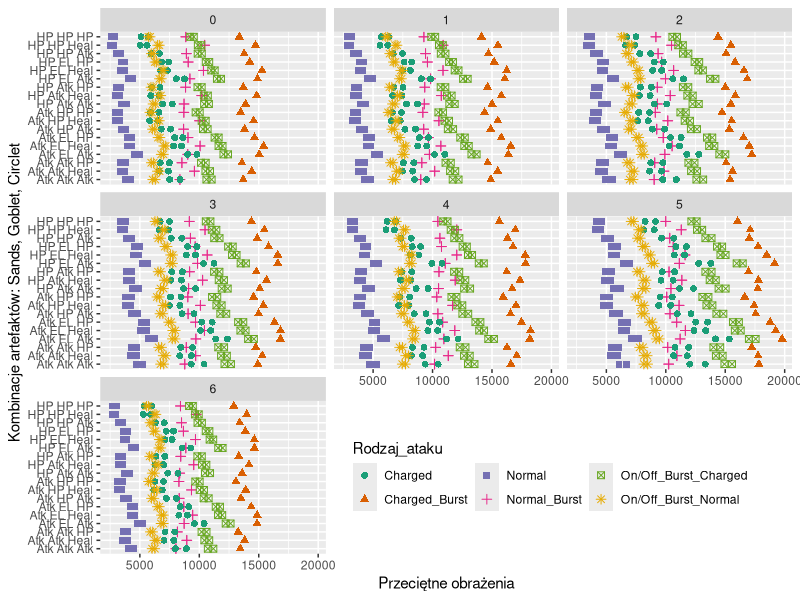

The R script that drew this image:
library(tidyverse)
library(ggplot2)
library(dplyr)

Kokomi <- tribble(~Atk_base, ~Atk_proc, ~Atk_flat, ~HP_base, ~HP_proc, ~HP_flat, ~HDR, ~Heal,
                  ~N_bonus, ~CH_bonus, ~E_bonus, ~Q_bonus, ~Wpn, ~ASet,
                  234, 0, 0, 13471, 0, 0, 28.8, 25, 0, 0, 0, 0, 0, 0,
                  234, 0, 0, 13471, 0, 0, 28.8, 25, 0, 0, 0, 0, 0, 0,
                  234, 0, 0, 13471, 0, 0, 28.8, 25, 0, 0, 0, 0, 0, 0,
                  234, 0, 0, 13471, 0, 0, 28.8, 25, 0, 0, 0, 0, 0, 0,
                  234, 0, 0, 13471, 0, 0, 28.8, 25, 0, 0, 0, 0, 0, 0,
                  234, 0, 0, 13471, 0, 0, 28.8, 25, 0, 0, 0, 0, 0, 0,
                  234, 0, 0, 13471, 0, 0, 28.8, 25, 0, 0, 0, 0, 0, 0)


Weapon <- tribble(~Atk_base, ~Atk_proc, ~Atk_flat, ~HP_base, ~HP_proc, ~HP_flat, ~HDR, ~Heal,
                ~N_bonus, ~CH_bonus, ~E_bonus, ~Q_bonus, ~Wpn, ~ASet,
                401, 0, 0, 0, 36.2, 0, 0, 0, 0, 0, 0, 0, 0, 0,
                510, 0, 0, 0, 41.3, 0, 0, 0, 0, 0, 0, 0, 1, 0,
                565, 27.6, 0, 0, 0, 0, 0, 0, 0, 0, 0, 0, 2, 0,
                454, 56.1, 0, 0, 0, 0, 0, 0, 0, 0, 0, 0, 3, 0,
                608, 0, 0, 0, 49.6, 0, 0, 10, 0, 0, 0, 0, 4, 0,
                674, 33.1, 0, 0, 0, 0, 12, 0, 0, 0, 0, 0, 5, 0,
                454, 0, 0, 0, 0, 0, 0, 0, 0, 0, 0, 0, 6, 0)

Weapon_name <- tribble( ~Wpn, ~WName,
                        0, "TTDS",
                        1, "Prot_Amber",
                        2, "Royal_Grimoire",
                        3, "Eye_of_Perception",
                        4, "Everlasting_Moonglow",
                        5, "Skyward_Atlas",
                        6, "Sacrificial")                

Sett <- Weapon + Kokomi

Flower <- tribble(~HP_flat_F, ~uchwyt, 4780, "A_r")

Plume <- tribble(~Atk_flat_P, ~uchwyt, 311, "A_r")

Sands <- tribble(~Atk_proc_S, ~HP_proc_S, ~S_typ, ~Waga_S, ~uchwyt,
                 46.6, 0, "Atk", 1, "A_r",
                 0, 46.6, "HP" , 0, "A_r")

Goblet <- tribble(~Atk_proc_G, ~HP_proc_G, ~El_dmg_G, ~G_typ, ~Waga_G, ~uchwyt,
                  46.6, 0, 0, "Atk", 1, "A_r",
                  0, 46.6, 0, "HP", 0, "A_r",
                  0, 0, 46.6, "EL", 4, "A_r")


Circlet <- tribble(~Atk_proc_G, ~HP_proc_G, ~Heal_G, ~C_typ, ~Waga_C, ~uchwyt,
                   46.6, 0, 0, "Atk", 1, "A_r",
                   0, 46.6, 0, "HP", 0, "A_r",
                   0, 0, 35.9, "Heal", 13, "A_r" )

avghpf <- tribble(~sub_pf, ~wpf, ~ile, ~uchwyt,
                  "hpf", 0, 0, "A_r",
                  "hpf", 254, 1, "A_r",
                  "hpf", 1524, 6, "A_r")

avghpp <- tribble(~sub_pp, ~wpp, ~ile, ~uchwyt,
                  "hpp", 0, 0, "A_r",
                  "hpp", 4.925, 1, "A_r",
                  "hpp", 29.55, 6, "A_r")

avgatkf <- tribble(~sub_af, ~waf, ~ile, ~uchwyt,
                   "af", 0, 0, "A_r",
                   "af", 16.75, 1, "A_r",
                   "af", 100.5, 6, "A_r")

avgatkp <- tribble(~sub_ap, ~wap, ~ile, ~uchwyt,
                   "ap", 0, 0, "A_r",
                   "ap", 4.925, 1, "A_r",
                   "ap", 29.55, 6, "A_r")

avg_sub_stat <- left_join( avghpp, avghpf, "uchwyt") %>%
  left_join( avgatkf, "uchwyt") %>%
  left_join( avgatkp, "uchwyt") %>%
  mutate( ile_razem = ile.x + ile.y + ile.x.x + ile.y.y) %>%
  filter( ile_razem <= 9) %>%
  mutate( Art_sub_type = paste( if_else(ile.x <= 1, "", sub_pp ),
                                if_else(ile.y <= 1, "", sub_pf ),
                                if_else(ile.x.x <= 1, "", sub_af ),
                                if_else(ile.y.y <= 1, "", sub_ap ) ))

avg_sub_stat1 <- avg_sub_stat %>%
  select( -ile.x, -ile.y, -ile.x.x, -ile.y.y, -ile_razem) %>%
  mutate( Art_sub_type = trimws(Art_sub_type) )

FFlower <- left_join(Flower, avg_sub_stat1, "uchwyt") %>% 
  filter( !wpp == 0) %>% filter( !wpf == 0) %>% filter( !waf == 0) %>% filter( !wap == 0 ) %>%
  filter( !Art_sub_type == "") %>%
  select( -sub_pp, -sub_pf, -sub_af, -sub_ap)

PPlume <- left_join(Plume, avg_sub_stat1, "uchwyt") %>% 
  filter( !wpp == 0) %>% filter( !wpf == 0) %>% filter( !waf == 0) %>% filter( !wap == 0 ) %>%
  filter( !Art_sub_type == "") %>%
  select( -sub_pp, -sub_pf, -sub_af, -sub_ap)

Art_FP <- left_join(FFlower, PPlume, "uchwyt")

SSands <- left_join(Sands, avg_sub_stat1, "uchwyt") %>%
  mutate( wgpp = if_else( Waga_S == 0 & wpp == 0, "ok", "x" ) ) %>%
  mutate( wgap = if_else( Waga_S == 1 & wap == 0, "ok", "x" ) ) %>%
  mutate( wgsum = paste( wgpp, wgap, sep = "")) %>%
  filter( !( wgsum == "xx")) %>%
  select( -wgpp, -wgap, -wgsum) %>%
  filter( !wpf == 0) %>% filter( !waf == 0) %>%
  filter( !Art_sub_type == "") %>%
  select( -sub_pp, -sub_pf, -sub_af, -sub_ap)

ARt_SFP <- left_join( Art_FP, SSands, "uchwyt")

GGoblet <- left_join(Goblet, avg_sub_stat1, "uchwyt") %>%
  mutate( wgpp = if_else( Waga_G == 0 & wpp == 0, "ok", "x" ) ) %>%
  mutate( wgap = if_else( Waga_G == 1 & wap == 0, "ok", "x" ) ) %>%
  mutate( wged = if_else( Waga_G == 4 , "ok", "x" ) ) %>%
  mutate( wgsum = paste( wgpp, wgap, wged, sep = "")) %>%
  filter( !( wgsum == "xxx")) %>%
  select( -wgpp, -wgap, -wged, -wgsum) %>%
  filter( !wpf == 0) %>% filter( !waf == 0) %>%
  filter( !Art_sub_type == "") %>%
  select( -sub_pp, -sub_pf, -sub_af, -sub_ap)  

ARt_GSFP <- left_join( ARt_SFP, GGoblet, "uchwyt")

CCirclet <- left_join(Circlet, avg_sub_stat1, "uchwyt") %>%
  mutate( wgpp = if_else( Waga_C == 0 & wpp == 0, "ok", "x" ) ) %>%
  mutate( wgap = if_else( Waga_C == 1 & wap == 0, "ok", "x" ) ) %>%
  mutate( wghe = if_else( Waga_C == 13 , "ok", "x" ) ) %>%
  mutate( wgsum = paste( wgpp, wgap, wghe, sep = "")) %>%
  filter( !( wgsum == "xxx")) %>%
  select( -wgpp, -wgap, -wghe, -wgsum) %>%
  filter( !wpf == 0) %>% filter( !waf == 0) %>%
  filter( !Art_sub_type == "") %>%
  select( -sub_pp, -sub_pf, -sub_af, -sub_ap)  

Artifact_X <- left_join( ARt_GSFP, CCirclet, "uchwyt")

Artifact <- Artifact_X %>%
  mutate( Waga = Waga_S + Waga_G + Waga_C) %>%
  mutate( Art_type = paste(S_typ, G_typ, C_typ, sep = " ") ) %>%
  mutate( Sub_art = paste(Art_sub_type.x, Art_sub_type.y,
                          Art_sub_type.x.x, Art_sub_type.y.y,
                          Art_sub_type, sep = " ") ) %>%
  select( -Waga_S, -Waga_G, -Waga_C, -S_typ, -G_typ, -C_typ ) %>%
  select( -Art_sub_type.x, -Art_sub_type.x.x,
          -Art_sub_type.y, -Art_sub_type.y.y, -Art_sub_type) %>%
  mutate( WagaXType = paste( Waga, Sub_art) ) %>%
  distinct( WagaXType, .keep_all = TRUE) %>%
  mutate( Art_Atk_proc = Atk_proc_S + Atk_proc_G.x + Atk_proc_G.y +
            wap.x + wap.x.x + wap.y + wap.y.y + wap) %>%
  mutate( Art_HP_proc = HP_proc_S + HP_proc_G.x + HP_proc_G.y +
            wpp.x + wpp.x.x + wpp.y + wpp.y.y + wpp) %>%
  mutate( Art_Atk_flat = Atk_flat_P +
            waf.x + waf.x.x + waf.y + waf.y.y + waf) %>%
  mutate( Art_HP_flat = HP_flat_F +
            wpf.x + wpf.x.x + wpf.y + wpf.y.y + wpf) %>%
  select( Art_HP_flat, Art_Atk_flat,
          Art_HP_proc, Art_Atk_proc,
          El_dmg_G, Heal_G, Art_type, Sub_art, uchwyt)

Sett <- Sett %>% mutate( uchwyt = c("A_r") )

Set_name <- tribble(~ASet, ~Name_Set,
                    0, "Bez_setu",
                    1, "4xHeart_of_Depth")

ArtSet <- tribble(~Atk_AS, ~HP_AS, ~HDRAS, ~HealAS,
                  ~N_AS, ~CH_AS, ~E_AS, ~Q_AS, ~ASetAS, ~uchwyt,
                  0, 0, 0, 0, 0, 0, 0, 0, 0, "A_r",
                  0, 0, 15, 0, 30, 30, 0, 0, 1, "A_r")

Sett2 <- left_join( Sett, ArtSet, "uchwyt") %>%
  mutate( Atk_proc = Atk_proc + Atk_AS, HP_proc = HP_proc + HP_AS,
          HDR = HDR + HDRAS, Heal = Heal + HealAS,
          N_bonus = N_bonus + N_AS, CH_bonus = CH_bonus + CH_AS, 
          E_bonus = E_bonus + E_AS, Q_bonus = Q_bonus + Q_AS, ASet = ASet + ASetAS) %>%
  select(1:15,)

Staty_Kokommi <- left_join( Sett2, Artifact, "uchwyt") %>%
    mutate( Atk_proc = Atk_proc + Art_Atk_proc, Atk_flat = Atk_flat + Art_Atk_flat) %>%
    mutate( HP_proc = HP_proc + Art_HP_proc, HP_flat = HP_flat + Art_HP_flat) %>% 
    mutate( HDR = HDR + El_dmg_G) %>%
    mutate( ATK = Atk_base * ( 1 + Atk_proc/100) + Atk_flat, 
            HPMax = HP_base * ( 1 + HP_proc/100) + HP_flat ) %>%
    select( ATK, HPMax, HDR, Wpn, uchwyt, Heal_G, Art_type, Sub_art, Heal, ASet) %>%
    mutate( Heal_dmg = ( Heal_G + Heal)*0.15 ) %>%
    mutate( N_HP_proc = 8.71 + Heal_dmg,
            CH_HP_proc = 12.2 + Heal_dmg,
            ED_HP_proc = 12.77) %>%
    mutate( N_HP_bonus = N_HP_proc/100 * HPMax,
            CH_HP_bonus = CH_HP_proc/100 * HPMax,
            ED_HP_bonus = ED_HP_proc/100 * HPMax) %>%
    mutate( Out_dmg = ATK* ( 1 + HDR/100 ) )


FT10B <- function( zesto){ 
  zesto %>% mutate(N1 = Out_dmg*1.2308 + N_HP_bonus,
                   N2 = Out_dmg*1.1077 + N_HP_bonus,
                   N3 = Out_dmg*1.6975 + N_HP_bonus,
                   CH = Out_dmg*2.6698 + CH_HP_bonus,
                   ED = Out_dmg*1.9654 + ED_HP_bonus,
                   Reg_per_hit = (HPMax * 0.145 + 169)*( 1 + (Heal_G + Heal)/100 ) ) %>%
    mutate( N1 = if_else( Wpn == "Moonglow", N1 + HPMax*0.01, N1) ) %>%
    mutate( N2 = if_else( Wpn == "Moonglow", N2 + HPMax*0.01, N2) ) %>%
    mutate( N3 = if_else( Wpn == "Moonglow", N3 + HPMax*0.01, N3) ) %>%
    arrange( desc(N1) )
}

wyjscieT10 <- FT10B(Staty_Kokommi)[1:50, ]

WBT10 <- FT10B(Staty_Kokommi)

FT10N <- function( zesto){ 
  zesto %>% mutate(N1 = Out_dmg*1.2308,
                   N2 = Out_dmg*1.1077,
                   N3 = Out_dmg*1.6975,
                   CH = Out_dmg*2.6698,
                   ED = Out_dmg*1.9654) %>%
    mutate( N1 = if_else( Wpn == "Moonglow", N1 + HPMax*0.01, N1) ) %>%
    mutate( N2 = if_else( Wpn == "Moonglow", N2 + HPMax*0.01, N2) ) %>%
    mutate( N3 = if_else( Wpn == "Moonglow", N3 + HPMax*0.01, N3) ) %>%
    arrange( desc(N1) )
}

WBN10 <- FT10N(Staty_Kokommi)

FdmgoutB <- WBT10 %>% select( ATK, HPMax, Wpn, Art_type, Sub_art, N1, N2, N3, CH, ED, Reg_per_hit, ASet) %>%
  mutate( AVG_Normal = ( N1 + N2 + N3)/3)

FdmgoutN <- WBN10 %>% select( ATK, HPMax, Wpn, Art_type, Sub_art, N1, N2, N3, CH, ED, ASet) %>%
  mutate( AVG_Normal = ( N1 + N2 + N3)/3)

#FoutB <- FdmgoutB %>% gather("Zdolnosc", "Obrazenia", 6:10 )

avgdmgB <- FdmgoutB %>% group_by( Wpn, Art_type, ASet) %>% summarise( AVG_N = mean(AVG_Normal),
                                                                   AVG_Heal = mean(Reg_per_hit),
                                                                   AVG_HP = mean(HPMax),
                                                                   AVG_CH = mean(CH),
                                                                   AVG_ED = mean(ED)) %>%
  arrange( desc(AVG_N) ) %>% ungroup()

avgdmgN <- FdmgoutN %>% group_by( Wpn, Art_type, ASet) %>% summarise( AVG_N = mean(AVG_Normal),
                                                                   AVG_HP = mean(HPMax),
                                                                   AVG_CH = mean(CH),
                                                                   AVG_ED = mean(ED)) %>%
  arrange( desc(AVG_N) ) %>% ungroup()

dane_burst <- avgdmgB %>% select(1:5, 7:8) %>% mutate( uchwyt = paste(Wpn, Art_type ))
dane_normal <- avgdmgN %>% select(1:4, 6:7) %>% mutate( uchwyt = paste(Wpn, Art_type ))

dane_razem <- left_join( dane_burst, dane_normal, "uchwyt") %>%
  mutate( AVGN = ( AVG_N.x + AVG_N.y)/2 ) %>%
  mutate( AVGC = ( AVG_CH.x + AVG_CH.y)/2 ) %>%
  mutate( AVED = ( AVG_ED.x + AVG_ED.y)/2 ) %>%
  select(1:7, 12:17)
colnames(dane_razem) <- c("Weapon", "Artifact_type", "Set_type","Normal_Burst",
                          "AVG_Heal", "Charged_Burst", "Elemental_Burst",
                          "Normal", "Charged", "Elemental", 
                          "On/Off_Burst_Normal", "On/Off_Burst_Charged", "On/Off_Burst_Elemental" )

dane_razemv2 <- dane_razem %>% gather("Rodzaj_ataku", "DMG", 4:13) %>%
  filter(!(Rodzaj_ataku == "AVG_Heal")) %>%
  filter( !Rodzaj_ataku %in% c("Elemental","Elemental_Burst", "On/Off_Burst_Elemental")  )

dane_razemv2_1 <- left_join(dane_razemv2, Weapon_name, by = c("Weapon" = "Wpn") )

dane_razemv3 <- dane_razem %>% gather("Rodzaj_ataku", "DMG", 4:13) %>%
  filter( Rodzaj_ataku %in% c("Elemental","Elemental_Burst", "On/Off_Burst_Elemental")  )

ggplot( data = filter(dane_razemv2, Set_type == 1) ) + 
  geom_point( aes( Artifact_type, DMG, color = Rodzaj_ataku, shape = Rodzaj_ataku), size = 2 ) +
  ylab("Przeciętne obrażenia") + xlab("Kombinacje artefaktów: Sands, Goblet, Circlet") +
  theme(  legend.position = c( 0.65, 0.15) )+
  guides( color = guide_legend( nrow = 2 ) ) +
  scale_color_brewer( palette = "Dark2") +
  coord_flip() + facet_wrap(~Weapon)
